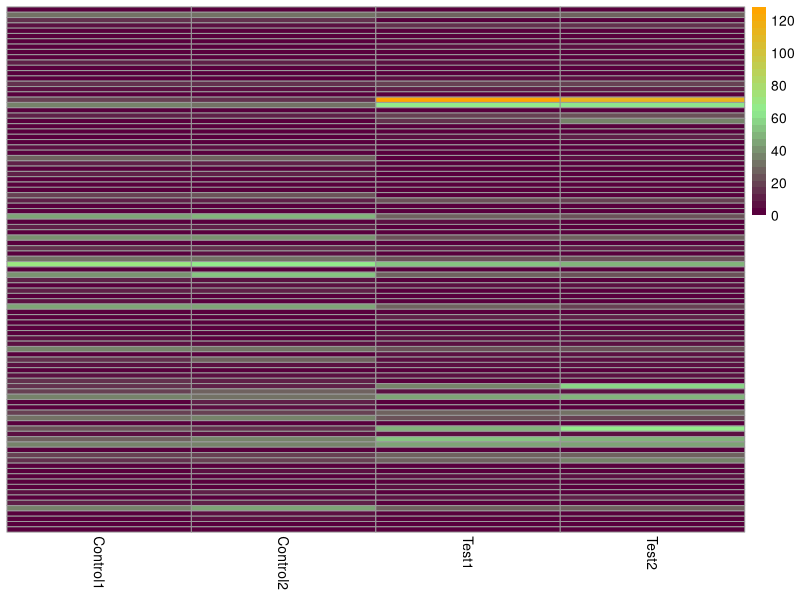
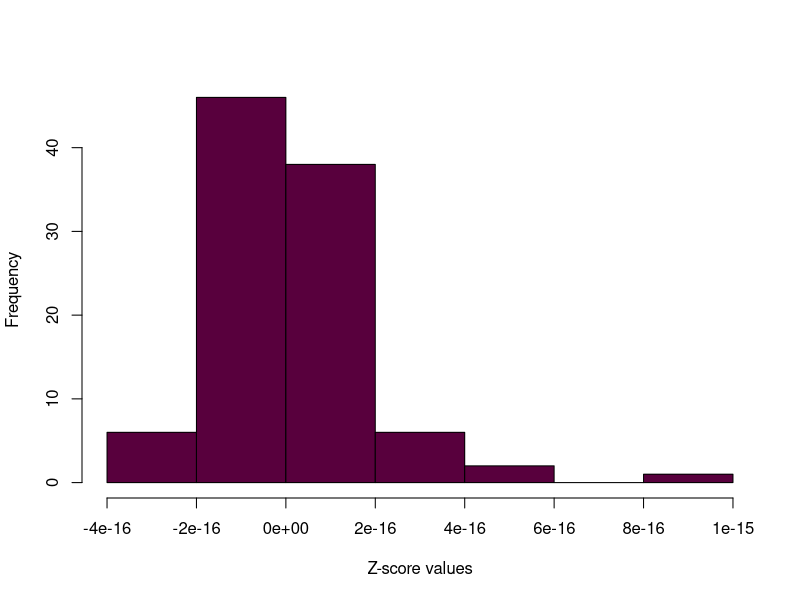
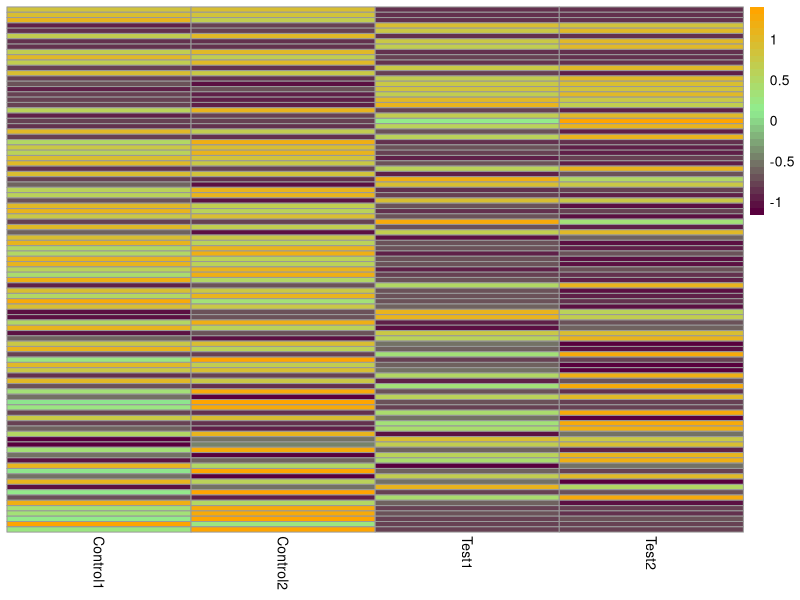
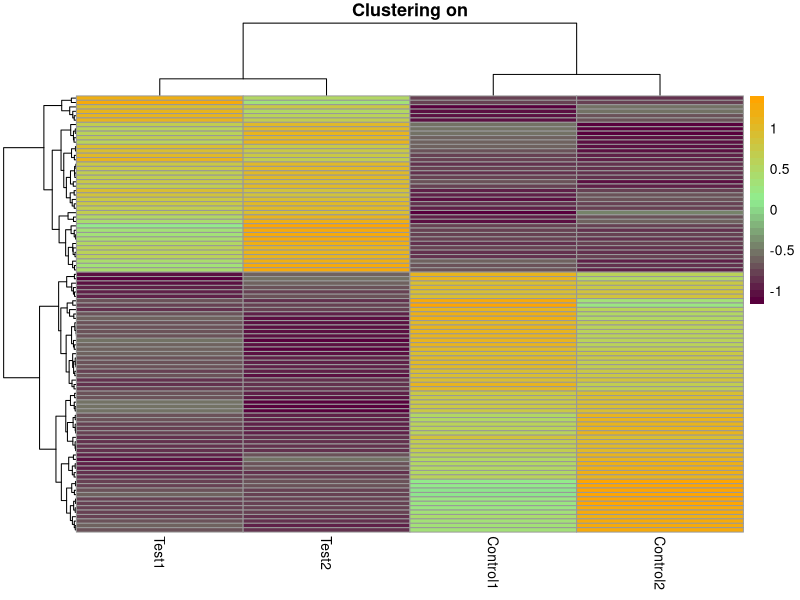
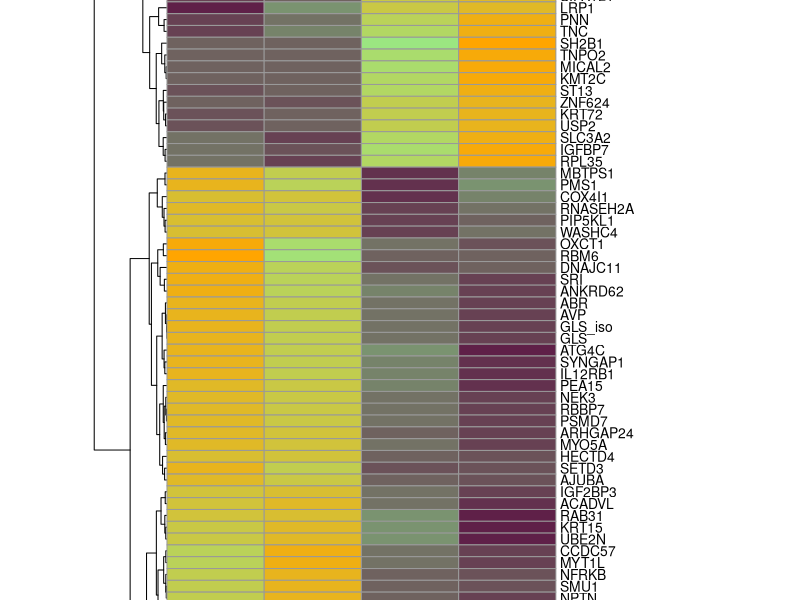

The R script that drew these images, in order:
#Heat Map

#A heat map is a graphical representation of data that uses color coding to 
#indicate the magnitude of values. Heat maps are commonly used in transcriptomics 
#to visualize gene expression data. By measuring the number of RNA molecules 
#produced by genes in a particular sample, researchers can determine the level 
#of gene expression.

#Authors: Flores Valdez M & Padilla Mendoza JR

#Version: 17-11-2023

#Packages:

library(ggplot2)
library(reshape2)
library(pheatmap)
library(dplyr)


#Input file:

example_data <- read.table("ExampleHeat.csv", sep= ",", 
                           header = TRUE, row.names = 1 )
head(example_data,10)

#Code:


pheatmap(example_data, 
         cluster_rows = FALSE, 
         cluster_cols = FALSE, 
         scale = "none",
         show_rownames = FALSE, 
         show_colnames = TRUE,
         color = colorRampPalette(c("#58003d", "lightgreen", "orange"))(30))


counts_normalised_only_diff_genes <- example_data

counts_scaled = counts_normalised_only_diff_genes%>%
  t(.)%>%     # transpose to have the genes in columns
  scale()%>%  # scale(x, center = TRUE, scale = TRUE)
  t(.)        # back in original shape
              # sanity check
              # the majority of the values should be around zero
apply(counts_scaled,MARGIN=1,mean)%>%   # calculate the mean per row
hist(.,main="",xlab="Z-score values",col="#58003d")


pheatmap(counts_scaled,
         cluster_rows=FALSE,
  cluster_cols=FALSE,
  show_rownames=FALSE,
  scale="none",
  # already done "manually"
  show_colnames=TRUE,
  color = colorRampPalette(c("#58003d", "lightgreen", "orange"))(30))


pheatmap(counts_scaled,
  cluster_rows=TRUE,
  cluster_cols=TRUE,
  show_rownames=FALSE,
  show_colnames=TRUE,
  main="Clustering on",
  color = colorRampPalette(c("#58003d", "lightgreen", "orange"))(30))



pheatmap(example_data, 
         main = "Normalized gene expression levels for the 99 significant genes",
         cluster_rows = TRUE, 
         cluster_cols = FALSE, 
         scale = "row",
         show_rownames = TRUE, 
         show_colnames = TRUE,
         cellwidth= 70.0,
         cellheight= 8.5,
         color = colorRampPalette(c("#58003d", "lightgreen", "orange"))(30))

